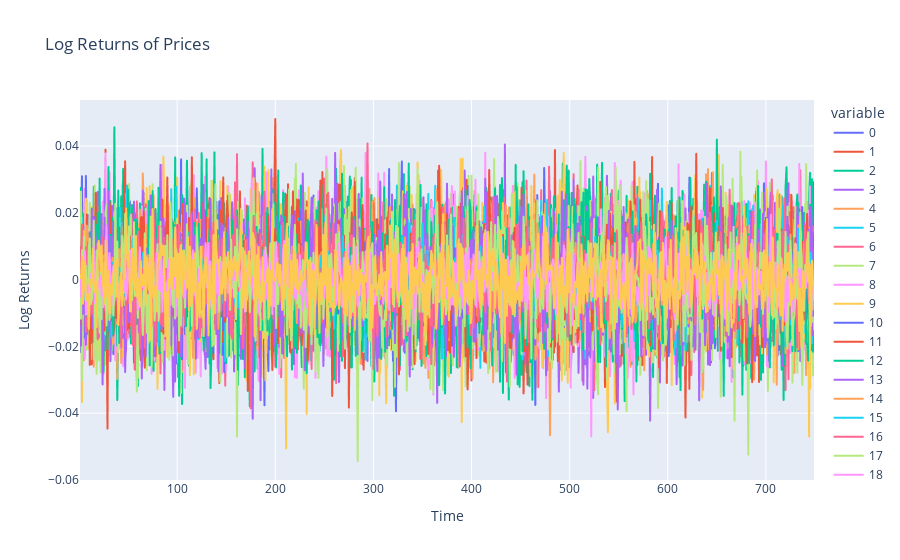

Notebook code cell kept with this figure:
### Code cell
returns = np.diff(np.log(prices), axis=1)
returns_df = pd.DataFrame(returns.T)
returns_df['Time'] = np.arange(1, nt)
fig = px.line(returns_df, x='Time', y=returns_df.columns[:-1], labels={'value': 'Log Returns', 'Time': 'Time'}, title='Log Returns of Prices')
fig.show()

### Figure 1 — Plotly figure (JSON) as saved in the notebook; plotly's stock layout.template omitted (floating-point values rounded to 4 significant figures; data arrays with more than 128 entries replaced by an {"elided": "..."} marker saying what was removed)
{"data": [{"hovertemplate": "variable=0<br>Time=%{x}<br>Log Returns=%{y}<extra></extra>", "legendgroup": "0", "line": {"color": "#636efa", "dash": "solid"}, "marker": {"symbol": "circle"}, "mode": "lines", "name": "0", "showlegend": true, "type": "scattergl", "x": {"elided": "749 int values"}, "xaxis": "x", "y": {"elided": "749 float values"}, "yaxis": "y"}, {"hovertemplate": "variable=1<br>Time=%{x}<br>Log Returns=%{y}<extra></extra>", "legendgroup": "1", "line": {"color": "#EF553B", "dash": "solid"}, "marker": {"symbol": "circle"}, "mode": "lines", "name": "1", "showlegend": true, "type": "scattergl", "x": {"elided": "749 int values"}, "xaxis": "x", "y": {"elided": "749 float values"}, "yaxis": "y"}, {"hovertemplate": "variable=2<br>Time=%{x}<br>Log Returns=%{y}<extra></extra>", "legendgroup": "2", "line": {"color": "#00cc96", "dash": "solid"}, "marker": {"symbol": "circle"}, "mode": "lines", "name": "2", "showlegend": true, "type": "scattergl", "x": {"elided": "749 int values"}, "xaxis": "x", "y": {"elided": "749 float values"}, "yaxis": "y"}, {"hovertemplate": "variable=3<br>Time=%{x}<br>Log Returns=%{y}<extra></extra>", "legendgroup": "3", "line": {"color": "#ab63fa", "dash": "solid"}, "marker": {"symbol": "circle"}, "mode": "lines", "name": "3", "showlegend": true, "type": "scattergl", "x": {"elided": "749 int values"}, "xaxis": "x", "y": {"elided": "749 float values"}, "yaxis": "y"}, {"hovertemplate": "variable=4<br>Time=%{x}<br>Log Returns=%{y}<extra></extra>", "legendgroup": "4", "line": {"color": "#FFA15A", "dash": "solid"}, "marker": {"symbol": "circle"}, "mode": "lines", "name": "4", "showlegend": true, "type": "scattergl", "x": {"elided": "749 int values"}, "xaxis": "x", "y": {"elided": "749 float values"}, "yaxis": "y"}, {"hovertemplate": "variable=5<br>Time=%{x}<br>Log Returns=%{y}<extra></extra>", "legendgroup": "5", "line": {"color": "#19d3f3", "dash": "solid"}, "marker": {"symbol": "circle"}, "mode": "lines", "name": "5", "showlegend": true, "type": "scattergl", "x": {"elided": "749 int values"}, "xaxis": "x", "y": {"elided": "749 float values"}, "yaxis": "y"}, {"hovertemplate": "variable=6<br>Time=%{x}<br>Log Returns=%{y}<extra></extra>", "legendgroup": "6", "line": {"color": "#FF6692", "dash": "solid"}, "marker": {"symbol": "circle"}, "mode": "lines", "name": "6", "showlegend": true, "type": "scattergl", "x": {"elided": "749 int values"}, "xaxis": "x", "y": {"elided": "749 float values"}, "yaxis": "y"}, {"hovertemplate": "variable=7<br>Time=%{x}<br>Log Returns=%{y}<extra></extra>", "legendgroup": "7", "line": {"color": "#B6E880", "dash": "solid"}, "marker": {"symbol": "circle"}, "mode": "lines", "name": "7", "showlegend": true, "type": "scattergl", "x": {"elided": "749 int values"}, "xaxis": "x", "y": {"elided": "749 float values"}, "yaxis": "y"}, {"hovertemplate": "variable=8<br>Time=%{x}<br>Log Returns=%{y}<extra></extra>", "legendgroup": "8", "line": {"color": "#FF97FF", "dash": "solid"}, "marker": {"symbol": "circle"}, "mode": "lines", "name": "8", "showlegend": true, "type": "scattergl", "x": {"elided": "749 int values"}, "xaxis": "x", "y": {"elided": "749 float values"}, "yaxis": "y"}, {"hovertemplate": "variable=9<br>Time=%{x}<br>Log Returns=%{y}<extra></extra>", "legendgroup": "9", "line": {"color": "#FECB52", "dash": "solid"}, "marker": {"symbol": "circle"}, "mode": "lines", "name": "9", "showlegend": true, "type": "scattergl", "x": {"elided": "749 int values"}, "xaxis": "x", "y": {"elided": "749 float values"}, "yaxis": "y"}, {"hovertemplate": "variable=10<br>Time=%{x}<br>Log Returns=%{y}<extra></extra>", "legendgroup": "10", "line": {"color": "#636efa", "dash": "solid"}, "marker": {"symbol": "circle"}, "mode": "lines", "name": "10", "showlegend": true, "type": "scattergl", "x": {"elided": "749 int values"}, "xaxis": "x", "y": {"elided": "749 float values"}, "yaxis": "y"}, {"hovertemplate": "variable=11<br>Time=%{x}<br>Log Returns=%{y}<extra></extra>", "legendgroup": "11", "line": {"color": "#EF553B", "dash": "solid"}, "marker": {"symbol": "circle"}, "mode": "lines", "name": "11", "showlegend": true, "type": "scattergl", "x": {"elided": "749 int values"}, "xaxis": "x", "y": {"elided": "749 float values"}, "yaxis": "y"}, {"hovertemplate": "variable=12<br>Time=%{x}<br>Log Returns=%{y}<extra></extra>", "legendgroup": "12", "line": {"color": "#00cc96", "dash": "solid"}, "marker": {"symbol": "circle"}, "mode": "lines", "name": "12", "showlegend": true, "type": "scattergl", "x": {"elided": "749 int values"}, "xaxis": "x", "y": {"elided": "749 float values"}, "yaxis": "y"}, {"hovertemplate": "variable=13<br>Time=%{x}<br>Log Returns=%{y}<extra></extra>", "legendgroup": "13", "line": {"color": "#ab63fa", "dash": "solid"}, "marker": {"symbol": "circle"}, "mode": "lines", "name": "13", "showlegend": true, "type": "scattergl", "x": {"elided": "749 int values"}, "xaxis": "x", "y": {"elided": "749 float values"}, "yaxis": "y"}, {"hovertemplate": "variable=14<br>Time=%{x}<br>Log Returns=%{y}<extra></extra>", "legendgroup": "14", "line": {"color": "#FFA15A", "dash": "solid"}, "marker": {"symbol": "circle"}, "mode": "lines", "name": "14", "showlegend": true, "type": "scattergl", "x": {"elided": "749 int values"}, "xaxis": "x", "y": {"elided": "749 float values"}, "yaxis": "y"}, {"hovertemplate": "variable=15<br>Time=%{x}<br>Log Returns=%{y}<extra></extra>", "legendgroup": "15", "line": {"color": "#19d3f3", "dash": "solid"}, "marker": {"symbol": "circle"}, "mode": "lines", "name": "15", "showlegend": true, "type": "scattergl", "x": {"elided": "749 int values"}, "xaxis": "x", "y": {"elided": "749 float values"}, "yaxis": "y"}, {"hovertemplate": "variable=16<br>Time=%{x}<br>Log Returns=%{y}<extra></extra>", "legendgroup": "16", "line": {"color": "#FF6692", "dash": "solid"}, "marker": {"symbol": "circle"}, "mode": "lines", "name": "16", "showlegend": true, "type": "scattergl", "x": {"elided": "749 int values"}, "xaxis": "x", "y": {"elided": "749 float values"}, "yaxis": "y"}, {"hovertemplate": "variable=17<br>Time=%{x}<br>Log Returns=%{y}<extra></extra>", "legendgroup": "17", "line": {"color": "#B6E880", "dash": "solid"}, "marker": {"symbol": "circle"}, "mode": "lines", "name": "17", "showlegend": true, "type": "scattergl", "x": {"elided": "749 int values"}, "xaxis": "x", "y": {"elided": "749 float values"}, "yaxis": "y"}, {"hovertemplate": "variable=18<br>Time=%{x}<br>Log Returns=%{y}<extra></extra>", "legendgroup": "18", "line": {"color": "#FF97FF", "dash": "solid"}, "marker": {"symbol": "circle"}, "mode": "lines", "name": "18", "showlegend": true, "type": "scattergl", "x": {"elided": "749 int values"}, "xaxis": "x", "y": {"elided": "749 float values"}, "yaxis": "y"}, {"hovertemplate": "variable=19<br>Time=%{x}<br>Log Returns=%{y}<extra></extra>", "legendgroup": "19", "line": {"color": "#FECB52", "dash": "solid"}, "marker": {"symbol": "circle"}, "mode": "lines", "name": "19", "showlegend": true, "type": "scattergl", "x": {"elided": "749 int values"}, "xaxis": "x", "y": {"elided": "749 float values"}, "yaxis": "y"}, {"hovertemplate": "variable=20<br>Time=%{x}<br>Log Returns=%{y}<extra></extra>", "legendgroup": "20", "line": {"color": "#636efa", "dash": "solid"}, "marker": {"symbol": "circle"}, "mode": "lines", "name": "20", "showlegend": true, "type": "scattergl", "x": {"elided": "749 int values"}, "xaxis": "x", "y": {"elided": "749 float values"}, "yaxis": "y"}, {"hovertemplate": "variable=21<br>Time=%{x}<br>Log Returns=%{y}<extra></extra>", "legendgroup": "21", "line": {"color": "#EF553B", "dash": "solid"}, "marker": {"symbol": "circle"}, "mode": "lines", "name": "21", "showlegend": true, "type": "scattergl", "x": {"elided": "749 int values"}, "xaxis": "x", "y": {"elided": "749 float values"}, "yaxis": "y"}, {"hovertemplate": "variable=22<br>Time=%{x}<br>Log Returns=%{y}<extra></extra>", "legendgroup": "22", "line": {"color": "#00cc96", "dash": "solid"}, "marker": {"symbol": "circle"}, "mode": "lines", "name": "22", "showlegend": true, "type": "scattergl", "x": {"elided": "749 int values"}, "xaxis": "x", "y": {"elided": "749 float values"}, "yaxis": "y"}, {"hovertemplate": "variable=23<br>Time=%{x}<br>Log Returns=%{y}<extra></extra>", "legendgroup": "23", "line": {"color": "#ab63fa", "dash": "solid"}, "marker": {"symbol": "circle"}, "mode": "lines", "name": "23", "showlegend": true, "type": "scattergl", "x": {"elided": "749 int values"}, "xaxis": "x", "y": {"elided": "749 float values"}, "yaxis": "y"}, {"hovertemplate": "variable=24<br>Time=%{x}<br>Log Returns=%{y}<extra></extra>", "legendgroup": "24", "line": {"color": "#FFA15A", "dash": "solid"}, "marker": {"symbol": "circle"}, "mode": "lines", "name": "24", "showlegend": true, "type": "scattergl", "x": {"elided": "749 int values"}, "xaxis": "x", "y": {"elided": "749 float values"}, "yaxis": "y"}, {"hovertemplate": "variable=25<br>Time=%{x}<br>Log Returns=%{y}<extra></extra>", "legendgroup": "25", "line": {"color": "#19d3f3", "dash": "solid"}, "marker": {"symbol": "circle"}, "mode": "lines", "name": "25", "showlegend": true, "type": "scattergl", "x": {"elided": "749 int values"}, "xaxis": "x", "y": {"elided": "749 float values"}, "yaxis": "y"}, {"hovertemplate": "variable=26<br>Time=%{x}<br>Log Returns=%{y}<extra></extra>", "legendgroup": "26", "line": {"color": "#FF6692", "dash": "solid"}, "marker": {"symbol": "circle"}, "mode": "lines", "name": "26", "showlegend": true, "type": "scattergl", "x": {"elided": "749 int values"}, "xaxis": "x", "y": {"elided": "749 float values"}, "yaxis": "y"}, {"hovertemplate": "variable=27<br>Time=%{x}<br>Log Returns=%{y}<extra></extra>", "legendgroup": "27", "line": {"color": "#B6E880", "dash": "solid"}, "marker": {"symbol": "circle"}, "mode": "lines", "name": "27", "showlegend": true, "type": "scattergl", "x": {"elided": "749 int values"}, "xaxis": "x", "y": {"elided": "749 float values"}, "yaxis": "y"}, {"hovertemplate": "variable=28<br>Time=%{x}<br>Log Returns=%{y}<extra></extra>", "legendgroup": "28", "line": {"color": "#FF97FF", "dash": "solid"}, "marker": {"symbol": "circle"}, "mode": "lines", "name": "28", "showlegend": true, "type": "scattergl", "x": {"elided": "749 int values"}, "xaxis": "x", "y": {"elided": "749 float values"}, "yaxis": "y"}, {"hovertemplate": "variable=29<br>Time=%{x}<br>Log Returns=%{y}<extra></extra>", "legendgroup": "29", "line": {"color": "#FECB52", "dash": "solid"}, "marker": {"symbol": "circle"}, "mode": "lines", "name": "29", "showlegend": true, "type": "scattergl", "x": {"elided": "749 int values"}, "xaxis": "x", "y": {"elided": "749 float values"}, "yaxis": "y"}, {"hovertemplate": "variable=30<br>Time=%{x}<br>Log Returns=%{y}<extra></extra>", "legendgroup": "30", "line": {"color": "#636efa", "dash": "solid"}, "marker": {"symbol": "circle"}, "mode": "lines", "name": "30", "showlegend": true, "type": "scattergl", "x": {"elided": "749 int values"}, "xaxis": "x", "y": {"elided": "749 float values"}, "yaxis": "y"}, {"hovertemplate": "variable=31<br>Time=%{x}<br>Log Returns=%{y}<extra></extra>", "legendgroup": "31", "line": {"color": "#EF553B", "dash": "solid"}, "marker": {"symbol": "circle"}, "mode": "lines", "name": "31", "showlegend": true, "type": "scattergl", "x": {"elided": "749 int values"}, "xaxis": "x", "y": {"elided": "749 float values"}, "yaxis": "y"}, {"hovertemplate": "variable=32<br>Time=%{x}<br>Log Returns=%{y}<extra></extra>", "legendgroup": "32", "line": {"color": "#00cc96", "dash": "solid"}, "marker": {"symbol": "circle"}, "mode": "lines", "name": "32", "showlegend": true, "type": "scattergl", "x": {"elided": "749 int values"}, "xaxis": "x", "y": {"elided": "749 float values"}, "yaxis": "y"}, {"hovertemplate": "variable=33<br>Time=%{x}<br>Log Returns=%{y}<extra></extra>", "legendgroup": "33", "line": {"color": "#ab63fa", "dash": "solid"}, "marker": {"symbol": "circle"}, "mode": "lines", "name": "33", "showlegend": true, "type": "scattergl", "x": {"elided": "749 int values"}, "xaxis": "x", "y": {"elided": "749 float values"}, "yaxis": "y"}, {"hovertemplate": "variable=34<br>Time=%{x}<br>Log Returns=%{y}<extra></extra>", "legendgroup": "34", "line": {"color": "#FFA15A", "dash": "solid"}, "marker": {"symbol": "circle"}, "mode": "lines", "name": "34", "showlegend": true, "type": "scattergl", "x": {"elided": "749 int values"}, "xaxis": "x", "y": {"elided": "749 float values"}, "yaxis": "y"}, {"hovertemplate": "variable=35<br>Time=%{x}<br>Log Returns=%{y}<extra></extra>", "legendgroup": "35", "line": {"color": "#19d3f3", "dash": "solid"}, "marker": {"symbol": "circle"}, "mode": "lines", "name": "35", "showlegend": true, "type": "scattergl", "x": {"elided": "749 int values"}, "xaxis": "x", "y": {"elided": "749 float values"}, "yaxis": "y"}, {"hovertemplate": "variable=36<br>Time=%{x}<br>Log Returns=%{y}<extra></extra>", "legendgroup": "36", "line": {"color": "#FF6692", "dash": "solid"}, "marker": {"symbol": "circle"}, "mode": "lines", "name": "36", "showlegend": true, "type": "scattergl", "x": {"elided": "749 int values"}, "xaxis": "x", "y": {"elided": "749 float values"}, "yaxis": "y"}, {"hovertemplate": "variable=37<br>Time=%{x}<br>Log Returns=%{y}<extra></extra>", "legendgroup": "37", "line": {"color": "#B6E880", "dash": "solid"}, "marker": {"symbol": "circle"}, "mode": "lines", "name": "37", "showlegend": true, "type": "scattergl", "x": {"elided": "749 int values"}, "xaxis": "x", "y": {"elided": "749 float values"}, "yaxis": "y"}, {"hovertemplate": "variable=38<br>Time=%{x}<br>Log Returns=%{y}<extra></extra>", "legendgroup": "38", "line": {"color": "#FF97FF", "dash": "solid"}, "marker": {"symbol": "circle"}, "mode": "lines", "name": "38", "showlegend": true, "type": "scattergl", "x": {"elided": "749 int values"}, "xaxis": "x", "y": {"elided": "749 float values"}, "yaxis": "y"}, {"hovertemplate": "variable=39<br>Time=%{x}<br>Log Returns=%{y}<extra></extra>", "legendgroup": "39", "line": {"color": "#FECB52", "dash": "solid"}, "marker": {"symbol": "circle"}, "mode": "lines", "name": "39", "showlegend": true, "type": "scattergl", "x": {"elided": "749 int values"}, "xaxis": "x", "y": {"elided": "749 float values"}, "yaxis": "y"}, {"hovertemplate": "variable=40<br>Time=%{x}<br>Log Returns=%{y}<extra></extra>", "legendgroup": "40", "line": {"color": "#636efa", "dash": "solid"}, "marker": {"symbol": "circle"}, "mode": "lines", "name": "40", "showlegend": true, "type": "scattergl", "x": {"elided": "749 int values"}, "xaxis": "x", "y": {"elided": "749 float values"}, "yaxis": "y"}, {"hovertemplate": "variable=41<br>Time=%{x}<br>Log Returns=%{y}<extra></extra>", "legendgroup": "41", "line": {"color": "#EF553B", "dash": "solid"}, "marker": {"symbol": "circle"}, "mode": "lines", "name": "41", "showlegend": true, "type": "scattergl", "x": {"elided": "749 int values"}, "xaxis": "x", "y": {"elided": "749 float values"}, "yaxis": "y"}, {"hovertemplate": "variable=42<br>Time=%{x}<br>Log Returns=%{y}<extra></extra>", "legendgroup": "42", "line": {"color": "#00cc96", "dash": "solid"}, "marker": {"symbol": "circle"}, "mode": "lines", "name": "42", "showlegend": true, "type": "scattergl", "x": {"elided": "749 int values"}, "xaxis": "x", "y": {"elided": "749 float values"}, "yaxis": "y"}, {"hovertemplate": "variable=43<br>Time=%{x}<br>Log Returns=%{y}<extra></extra>", "legendgroup": "43", "line": {"color": "#ab63fa", "dash": "solid"}, "marker": {"symbol": "circle"}, "mode": "lines", "name": "43", "showlegend": true, "type": "scattergl", "x": {"elided": "749 int values"}, "xaxis": "x", "y": {"elided": "749 float values"}, "yaxis": "y"}, {"hovertemplate": "variable=44<br>Time=%{x}<br>Log Returns=%{y}<extra></extra>", "legendgroup": "44", "line": {"color": "#FFA15A", "dash": "solid"}, "marker": {"symbol": "circle"}, "mode": "lines", "name": "44", "showlegend": true, "type": "scattergl", "x": {"elided": "749 int values"}, "xaxis": "x", "y": {"elided": "749 float values"}, "yaxis": "y"}, {"hovertemplate": "variable=45<br>Time=%{x}<br>Log Returns=%{y}<extra></extra>", "legendgroup": "45", "line": {"color": "#19d3f3", "dash": "solid"}, "marker": {"symbol": "circle"}, "mode": "lines", "name": "45", "showlegend": true, "type": "scattergl", "x": {"elided": "749 int values"}, "xaxis": "x", "y": {"elided": "749 float values"}, "yaxis": "y"}, {"hovertemplate": "variable=46<br>Time=%{x}<br>Log Returns=%{y}<extra></extra>", "legendgroup": "46", "line": {"color": "#FF6692", "dash": "solid"}, "marker": {"symbol": "circle"}, "mode": "lines", "name": "46", "showlegend": true, "type": "scattergl", "x": {"elided": "749 int values"}, "xaxis": "x", "y": {"elided": "749 float values"}, "yaxis": "y"}, {"hovertemplate": "variable=47<br>Time=%{x}<br>Log Returns=%{y}<extra></extra>", "legendgroup": "47", "line": {"color": "#B6E880", "dash": "solid"}, "marker": {"symbol": "circle"}, "mode": "lines", "name": "47", "showlegend": true, "type": "scattergl", "x": {"elided": "749 int values"}, "xaxis": "x", "y": {"elided": "749 float values"}, "yaxis": "y"}, {"hovertemplate": "variable=48<br>Time=%{x}<br>Log Returns=%{y}<extra></extra>", "legendgroup": "48", "line": {"color": "#FF97FF", "dash": "solid"}, "marker": {"symbol": "circle"}, "mode": "lines", "name": "48", "showlegend": true, "type": "scattergl", "x": {"elided": "749 int values"}, "xaxis": "x", "y": {"elided": "749 float values"}, "yaxis": "y"}, {"hovertemplate": "variable=49<br>Time=%{x}<br>Log Returns=%{y}<extra></extra>", "legendgroup": "49", "line": {"color": "#FECB52", "dash": "solid"}, "marker": {"symbol": "circle"}, "mode": "lines", "name": "49", "showlegend": true, "type": "scattergl", "x": {"elided": "749 int values"}, "xaxis": "x", "y": {"elided": "749 float values"}, "yaxis": "y"}], "layout": {"legend": {"title": {"text": "variable"}, "tracegroupgap": 0}, "title": {"text": "Log Returns of Prices"}, "xaxis": {"anchor": "y", "domain": [0, 1], "title": {"text": "Time"}}, "yaxis": {"anchor": "x", "domain": [0, 1], "title": {"text": "Log Returns"}}}}
